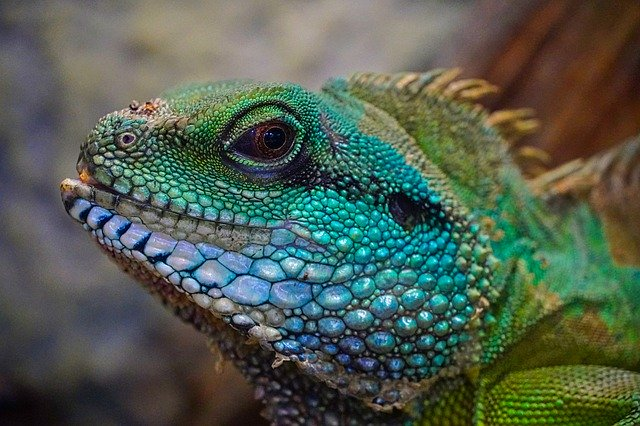
#> input picture Open cv/images/img11.jpg, 640 x 426 px
$ python c2_rotate-2.py
#> lines starting #> are read from the running program, lines starting #| are printed output that depends on the picture
### Open cv/c2-computer-vision/imgRead.py
# -*- coding: utf-8 -*-
"""
Created on Mon Jul 22 12:14:04 2024

@author: leehj
"""

import cv2

# 영상을 불러오기
def imgRead(imgPath, imgReadType, imgResWidth, imgResHeight):
#> called with imgPath = '../images/img11.jpg', imgReadType = 0, imgResWidth = 320, imgResHeight = 240
    img = cv2.imread(imgPath, imgReadType)
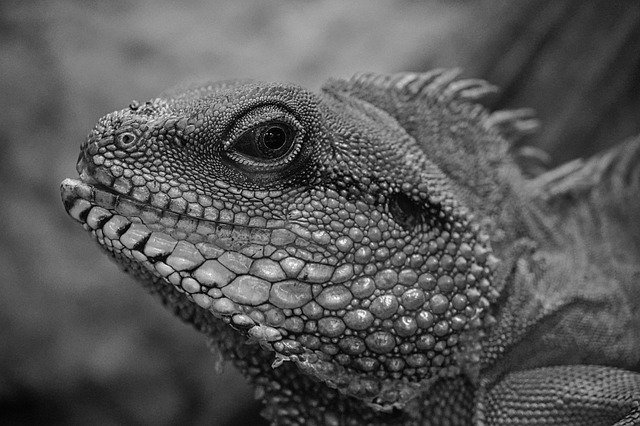
#> img: shape (426, 640); min 0, max 255, mean 88.1
    if imgResHeight != 0 | imgResWidth != 0:
        img = cv2.resize(img, (imgResWidth, imgResHeight))
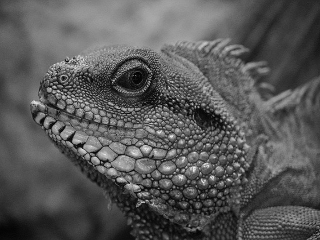
#> img: shape (240, 320); min 1, max 239, mean 88
    return img

### Open cv/c2-computer-vision/createFolder.py
# -*- coding: utf-8 -*-
"""
Created on Mon Jul 22 12:13:44 2024

@author: leehj
"""

import os

# 폴더 생성하기
def createFolder(dir):
    try:
        if not os.path.exists(dir):
            os.makedirs(dir)
    except OSError:
        print ('Error: createFolder')

### Open cv/c2-computer-vision/c2_rotate-2.py
# -*- coding: utf-8 -*-
"""
Created on Mon Jul 22 12:13:05 2024

@author: leehj
"""

# 회전 변환 예제 (c2_rotate.py)

# 관련 라이브러리 선언
import numpy as np
import cv2
from imgRead import imgRead
from createFolder import createFolder

# 영상 읽기
img1 = imgRead("../images/img11.jpg", cv2.IMREAD_GRAYSCALE, 320, 240)

# 영상 회전
h, w, = img1.shape
#> h = 240; w = 320
c_h = 0
c_w = 0
rot_mat1 = cv2.getRotationMatrix2D((c_w, c_h), 45, 1)
rot_mat2 = cv2.getRotationMatrix2D((c_w, c_h), -45, 1)
res1 = cv2.warpAffine(img1, rot_mat1, (w,h))
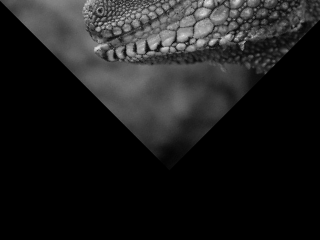
#> res1: shape (240, 320); min 0, max 229, mean 29.1
res2 = cv2.warpAffine(img1, rot_mat2, (w,h))
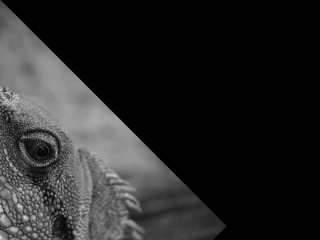
#> res2: shape (240, 320); min 0, max 219, mean 38.6
res3 = cv2.rotate(img1, cv2.ROTATE_90_CLOCKWISE)
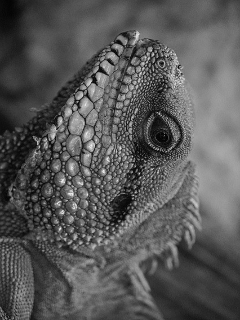
#> res3: shape (320, 240); min 1, max 239, mean 88
res4 = cv2.flip(img1, 1)
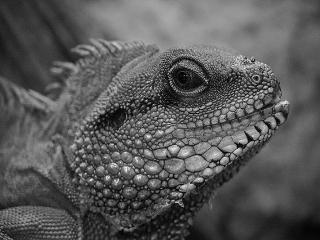
#> res4: shape (240, 320); min 1, max 239, mean 88
res5 = cv2.flip(img1, -1)
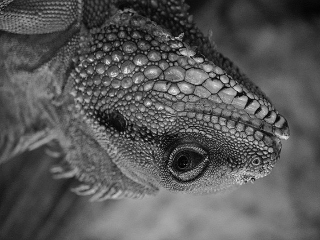
#> res5: shape (240, 320); min 1, max 239, mean 88

# 결과 영상 출력
displays = [("input1", img1),
            ("res1", res1),
            ("res2", res2),
            ("res3", res3),
            ("res4", res4),
            ("res5", res5)]
for (name, out) in displays:
    cv2.imshow(name, out)
#> this loop made 6 passes
#> name on passes 1 to 6: 'input1', 'res1', 'res2', 'res3', 'res4', 'res5'

# 키보드 입력을 기다린 후 모든 영상창 닫기
cv2.waitKey(0)
cv2.destroyAllWindows()

# 영상 저장
save_dir = '../code_res_imgs/c2_rotate'
createFolder(save_dir)
for (name, out) in displays:
    cv2.imwrite(save_dir + "/" + name + ".jpg", out)

$ run again, with Open cv/images/img1.jpg copied over Open cv/images/img11.jpg
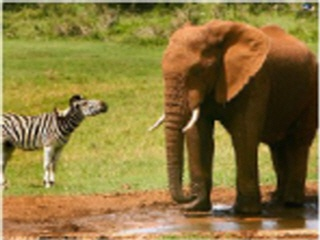
#> input picture Open cv/images/img1.jpg, 320 x 240 px
#> `res4 = cv2.flip(img1, 1)`:
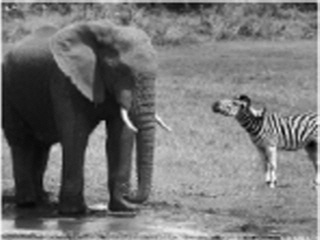
#> res4: shape (240, 320); min 1, max 250, mean 117.8
#> `res5 = cv2.flip(img1, -1)`:
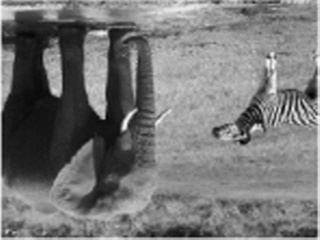
#> res5: shape (240, 320); min 1, max 250, mean 117.8
#> the loop `for (name, out) in displays:` made 6 passes
#> name on passes 1 to 6: 'input1', 'res1', 'res2', 'res3', 'res4', 'res5'

$ run again, with Open cv/images/img10.jpg copied over Open cv/images/img11.jpg
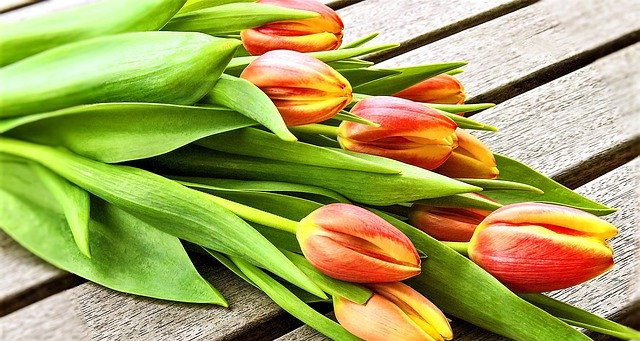
#> input picture Open cv/images/img10.jpg, 640 x 341 px
#> `res4 = cv2.flip(img1, 1)`:
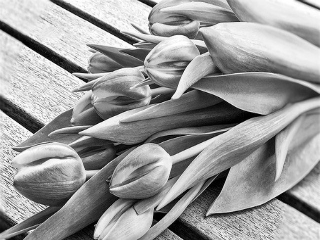
#> res4: shape (240, 320); min 0, max 255, mean 154.4
#> `res5 = cv2.flip(img1, -1)`:
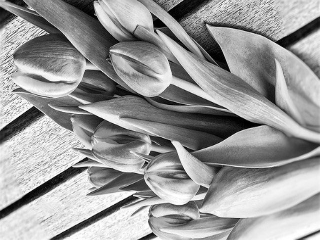
#> res5: shape (240, 320); min 0, max 255, mean 154.4
#> the loop `for (name, out) in displays:` made 6 passes
#> name on passes 1 to 6: 'input1', 'res1', 'res2', 'res3', 'res4', 'res5'

$ run again, with Open cv/images/img13.jpg copied over Open cv/images/img11.jpg
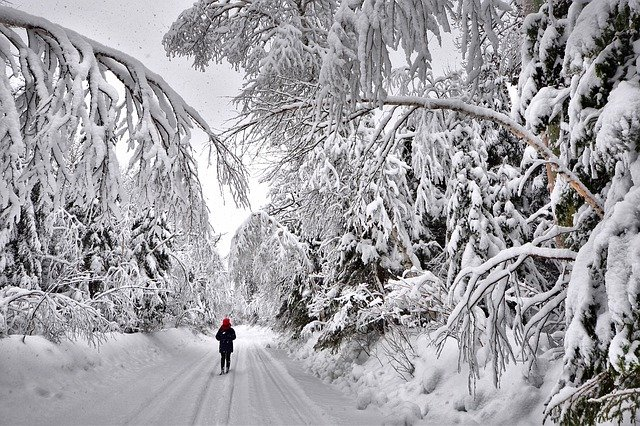
#> input picture Open cv/images/img13.jpg, 640 x 426 px
#> `res5 = cv2.flip(img1, -1)`:
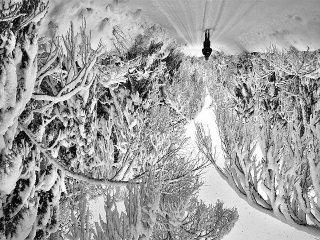
#> res5: shape (240, 320); min 0, max 255, mean 159.7
#> the loop `for (name, out) in displays:` made 6 passes
#> name on passes 1 to 6: 'input1', 'res1', 'res2', 'res3', 'res4', 'res5'
